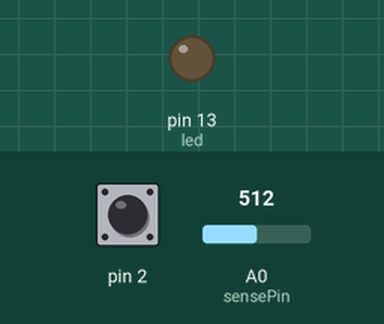
Simulated run of this sketch. Board: Arduino Uno, built with avr-gcc and run on an emulated ATmega328P. On the bench: output pins drawn as LEDs (lit = HIGH). Dashed ring = blinking. The inputs (shaded band) are chosen by the test bench; at power-on: pin 2 LOW, A0 (sensePin) = 512. What the sketch prints to the serial monitor is not drawn.

Above: at 1.2 s.
1.3 s: pin 2 driven HIGH
At 2.1 s:
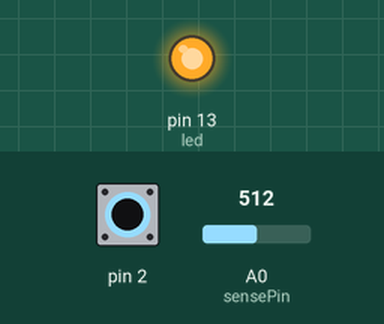
2.8 s: pin 2 pulsed LOW 5 times (0.12 s each, 0.3 s apart)
At 3.37 s:
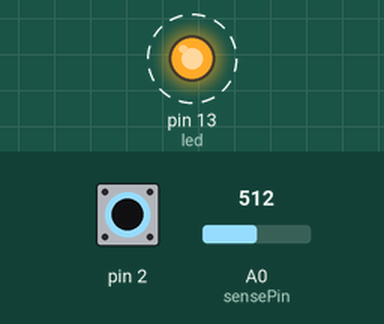
5.8 s: pin 2 pulsed LOW 2 times (0.12 s each, 0.3 s apart)
At 6.6 s:
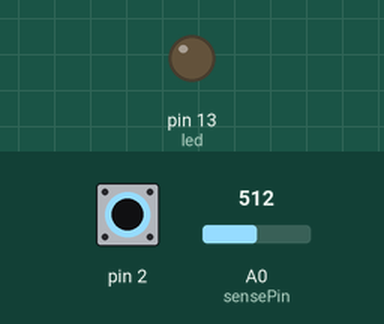
Timing chart, 0 to 8.8 s (numbered marks = the images above; inputs shaded):
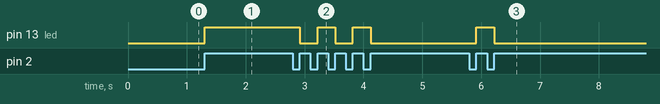

Measured:
- after the input at 1.3 s, pin 13 (led): LOW → HIGH at once
- after the input at 2.8 s, pin 13 (led): alternates HIGH for 0.30 s and LOW for 0.30 s, 5 changes in all, then stays LOW, starting after 0.12 s
- after the input at 5.8 s, pin 13 (led): LOW → HIGH after 0.12 s, → LOW 0.30 s later

The sketch:

real_firmware.ino
```cpp
// The program will perform two tasks:
//
//   1. Analog input to get the values registered in
//      a photodiode, which is the main task.
//   2. Count the revolutions of the ball bearing, this will
//      be done using the digital port 3 and using interruption.
//      It will say the degrees that the ball bearing has rotated,
//      in reference with the last time obtained.
//
// An LED will flash when the speed of revolution is constant,
// with a certain error fixed in the variable "percentage".
//
// Angles are measured from 0 to 1023
//
//   This program for Arduino Uno reads two channels and sends the data
//   out through the serial port in 4 bytes.
//   For synchronization purposes, the following scheme was chosen:
//   A0 data:   A09 (MSB) A08 A07 A06 A05 A04 A03 A02 A01 A00 (LSB)
//   A1 data:   A19 (MSB) A18 A17 A16 A15 A14 A13 A12 A11 A10 (LSB)
//   sent as byte 1:   1 1 1 A09 A08 A07 A06 A05
//       and byte 2:   0 1 1 A04 A03 A02 A01 A00
//       and byte 3:   0 1 1 A19 A18 A17 A16 A15
//       and byte 4:   0 1 1 A14 A13 A12 A11 A10
//
//    (This arrangement was chosen for hystorical reasons; there are
//     many other possibilities. 3 bytes would be enough, but this could
//     possibly create a nonsymmetry between the channels.
//
//


int sensePin = A0;  //pin used for the photodiode

//stuff used for counting the revolutions

int led = 13; //led attached to pin 13
int state = LOW;  //volatille for interruptions
int x =0;  //count each time there is an interruption

double tpd =1;  //time per degree
int degree =0;
int count_degree =1;
volatile int interruption =LOW;
byte lb;
byte hb;
int photodiode;
boolean running = true;


unsigned long  ntime =0;  //new time
unsigned long  otime =0;  //output time (time between interruptions)
unsigned long time;  //time spent running the program

//loop of setup

void setup()
{
  pinMode(led, OUTPUT); //set the led pin as an output pin
  attachInterrupt(0, count, RISING); //define the interruption
  Serial.begin (115200); //start the serial port with 115,200 baud
}

//loop for the interruption

void count()
{
  interruption =HIGH; //set the variable "interruption" as HIGH
  state = !state;
}

void send_pair(int x,int y) {
  // shift sample by 3 bits, and select higher byte
  hb=highByte(x<<3);
  // set 3 most significant bits and send out
  Serial.write(hb|0b11100000);
  // select lower byte and clear 3 most significant bits
  lb=(lowByte(x))&0b00011111;
  // set bits 5 and 6 and send out
  Serial.write(lb|0b01100000);
  // shift sample by 3 bits, and select higher byte
  hb=highByte(y<<3);
  // set 3 most significant bits and send out
  Serial.write(hb|0b01100000);
  // select lower byte and clear 3 most significant bits
  lb=(lowByte(y))&0b00011111;
  // set bits 5 and 6 and send out
  Serial.write(lb|0b01100000);
}

//main loop

void loop()
{
  photodiode = analogRead(sensePin);

  digitalWrite(led, state);

  time = micros();  //time since program started
  otime = time - ntime; //total time - time in last interruption
  degree = otime / tpd;

  //if loop for printing the degrees

  if (degree < 1024 && running)
  {
    send_pair(degree,photodiode);
    /*
    Serial.print(degree);
    Serial.print(" ");
    Serial.print(time);
    Serial.print(" ");
    Serial.println(tpd);
    */
  }
  else
  {
    running = false;
  }


  //if loop when there is an interruption

  if (interruption)
  {
    x++;
    ntime = time;
    tpd = otime / 1024.; //time per degree of the last turn
    interruption =LOW; //set the variable "interruption" as LOW
    running = true;
  }
}
```
